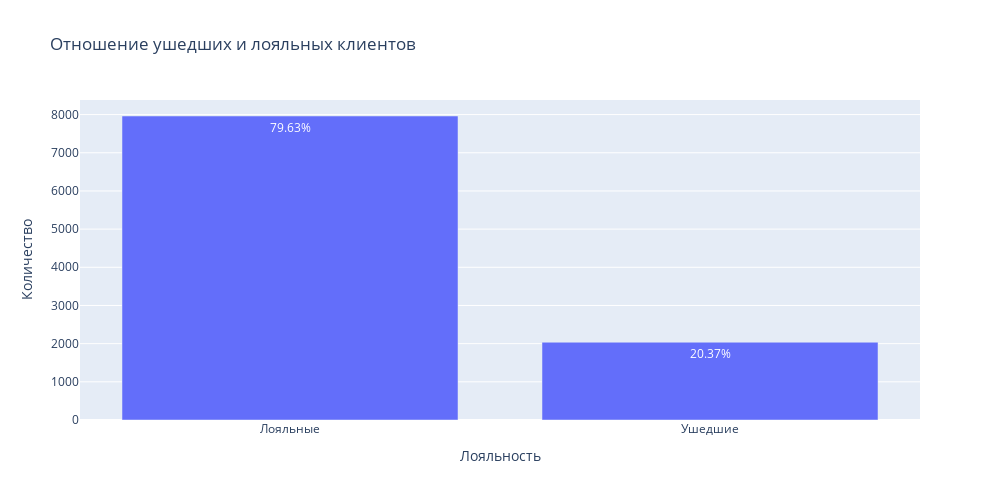

This figure's notebook cell:
### Markdown cell above
### Задание 9.1. 
Каково соотношение ушедших и лояльных клиентов? 

Покажите это на графике и дайте комментарий по соотношению.

### Code cell
# 9.1. 
# Каково соотношение ушедших и лояльных клиентов? 
# Покажите это на графике и дайте комментарий по соотношению.

# данные, которые неужно отобразить на диаграмме
bar_data = churn_data.Exited.value_counts()

#строим график
fig = px.bar(
    x=['Лояльные', 'Ушедшие'],
    y=bar_data.values,
    height=500, #высота
    orientation='v', #ориентация графика
    width=1000, #ширина
    labels = {'y' : ' Количество', 'x': 'Лояльность'},
    title='Отношение ушедших и лояльных клиентов', #заголовок
    text=[f'{100*x/bar_data.values.sum():.2f}%' for x in bar_data.values]
)

#отображаем его
fig.show()

### Figure 1 — Plotly figure (JSON) as saved in the notebook; plotly's stock layout.template omitted (floating-point values rounded to 4 significant figures)
{"data": [{"alignmentgroup": "True", "hovertemplate": "Лояльность=%{x}<br> Количество=%{y}<br>text=%{text}<extra></extra>", "legendgroup": "", "marker": {"color": "#636efa", "pattern": {"shape": ""}}, "name": "", "offsetgroup": "", "orientation": "v", "showlegend": false, "text": ["79.63%", "20.37%"], "textposition": "auto", "type": "bar", "x": ["Лояльные", "Ушедшие"], "xaxis": "x", "y": [7963, 2037], "yaxis": "y"}], "layout": {"barmode": "relative", "height": 500, "legend": {"tracegroupgap": 0}, "title": {"text": "Отношение ушедших и лояльных клиентов"}, "width": 1000, "xaxis": {"anchor": "y", "domain": [0, 1], "title": {"text": "Лояльность"}}, "yaxis": {"anchor": "x", "domain": [0, 1], "title": {"text": " Количество"}}}}
